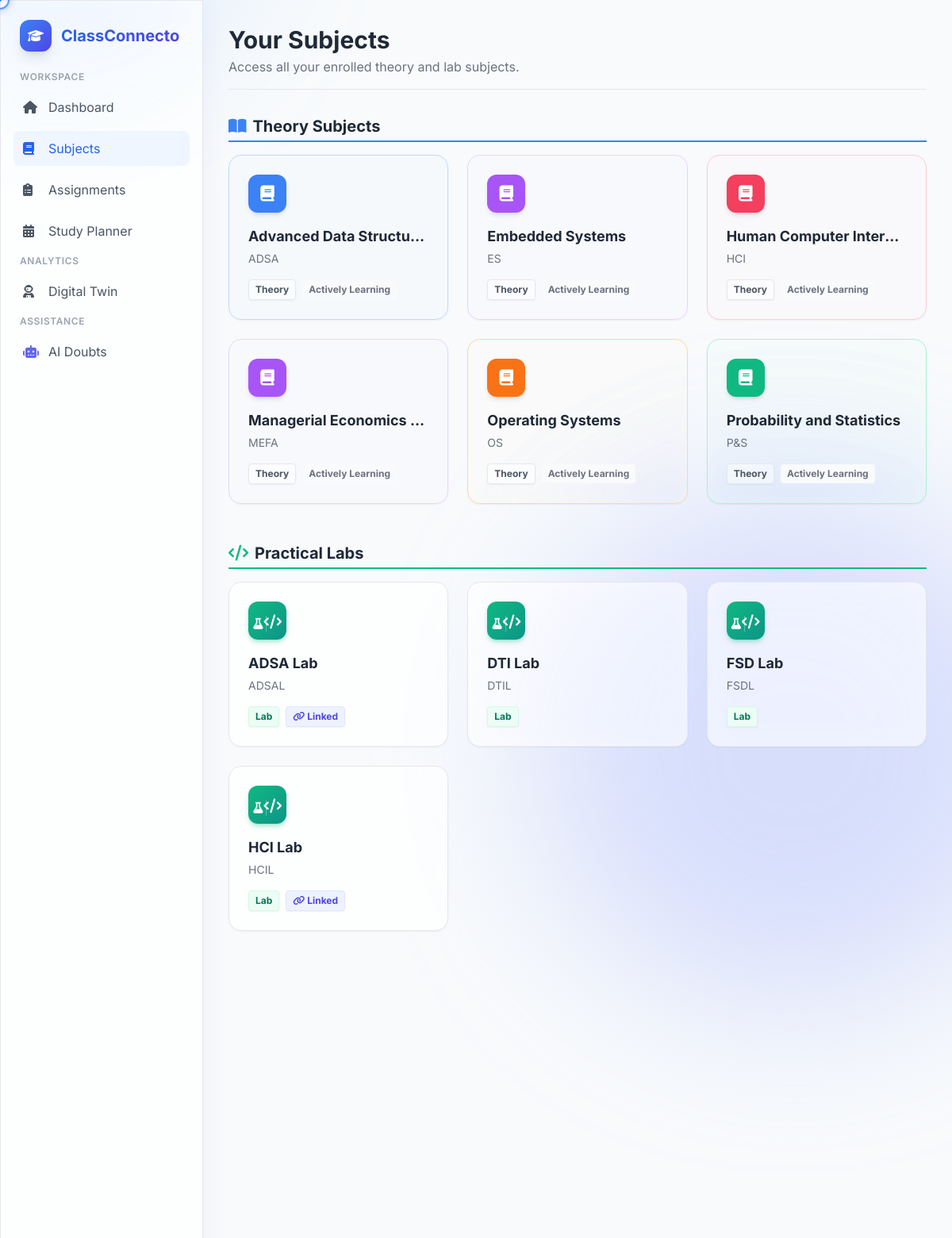
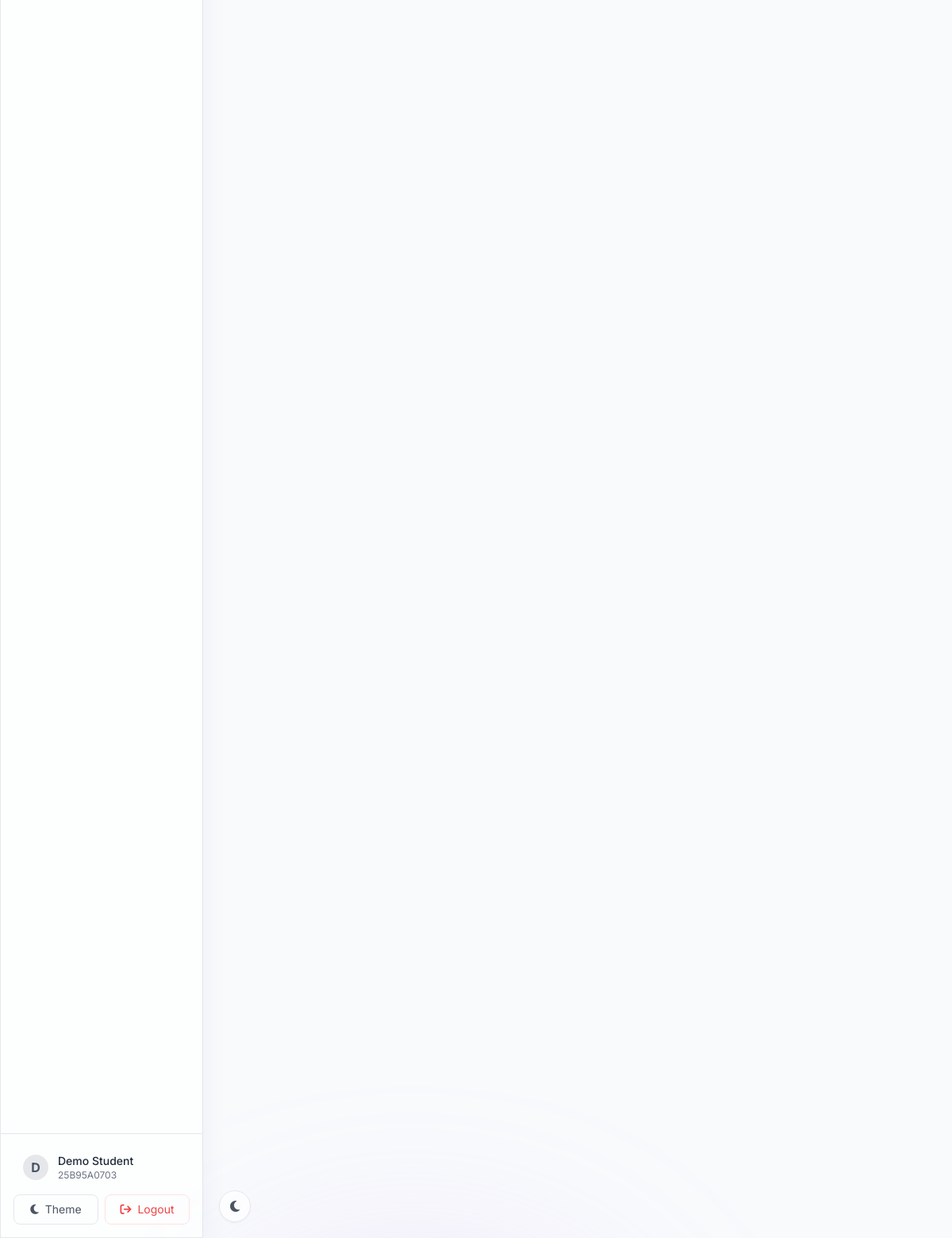
The app's page /subjects.php (signed in) with its own data (2 pictures, top to bottom).
### tables this page shows
CREATE TABLE `subjects` (
  `id` int(11) NOT NULL AUTO_INCREMENT,
  `name` varchar(100) NOT NULL,
  `code` varchar(20) NOT NULL,
  `type` enum('theory','lab') DEFAULT 'theory',
  `theory_subject_id` int(11) DEFAULT NULL,
  `created_at` timestamp NOT NULL DEFAULT current_timestamp(),
  PRIMARY KEY (`id`),
  KEY `theory_subject_id` (`theory_subject_id`),
  CONSTRAINT `subjects_ibfk_1` FOREIGN KEY (`theory_subject_id`) REFERENCES `subjects` (`id`) ON DELETE SET NULL
);

### subjects.php (the view, shortened to what this page needs)
<?php
require_once 'db/connection.php';
$stmt = $pdo->query("SELECT * FROM subjects WHERE type = 'theory' ORDER BY name ASC");
$theory_subjects = $stmt->fetchAll();
$stmt = $pdo->query("SELECT * FROM subjects WHERE type = 'lab' ORDER BY name ASC");
$lab_subjects = $stmt->fetchAll();
$colorMap = [
    ['icon' => 'bg-blue-500', 'border' => 'border-blue-200 dark:border-blue-900/50', 'text' => 'group-hover:text-blue-600 dark:group-hover:text-blue-400', 'ring' => 'bg-blue-50/20 dark:bg-blue-900/10'],
    ['icon' => 'bg-purple-500', 'border' => 'border-purple-200 dark:border-purple-900/50', 'text' => 'group-hover:text-purple-600 dark:group-hover:text-purple-400', 'ring' => 'bg-purple-50/20 dark:bg-purple-900/10'],
    ['icon' => 'bg-emerald-500', 'border' => 'border-emerald-200 dark:border-emerald-900/50', 'text' => 'group-hover:text-emerald-600 dark:group-hover:text-emerald-400', 'ring' => 'bg-emerald-50/20 dark:bg-emerald-900/10'],
    ['icon' => 'bg-orange-500', 'border' => 'border-orange-200 dark:border-orange-900/50', 'text' => 'group-hover:text-orange-600 dark:group-hover:text-orange-400', 'ring' => 'bg-orange-50/20 dark:bg-orange-900/10'],
    ['icon' => 'bg-rose-500', 'border' => 'border-rose-200 dark:border-rose-900/50', 'text' => 'group-hover:text-rose-600 dark:group-hover:text-rose-400', 'ring' => 'bg-rose-50/20 dark:bg-rose-900/10']
];
?>
<!DOCTYPE html>
<html lang="en">
<head>
    <script src="https://cdn.tailwindcss.com"></script>
    <link rel="stylesheet" href="assets/css/style.css">
    <link rel="stylesheet" href="https://cdnjs.cloudflare.com/ajax/libs/font-awesome/6.4.0/css/all.min.css">
</head>
<body class="flex transition-colors duration-300">
    <?php include 'components/background.php'; ?>
    <?php include 'components/sidebar.php'; ?>
    <main class="ml-64 flex-1 h-screen overflow-y-auto w-full p-8 relative z-10">
        <header class="mb-8 flex justify-between items-center border-b border-gray-200 dark:border-gray-700 pb-4">
            <div>
                <div class="flex items-center gap-3">
                    <h1 class="text-3xl font-bold text-gray-800 dark:text-white">Your Subjects</h1>
                </div>
                <p class="text-gray-500 dark:text-gray-400 mt-1">Access all your enrolled theory and lab subjects.</p>
            </div>
        </header>
        <h2 class="text-xl font-bold text-gray-800 dark:text-white mb-4 flex items-center gap-2 border-b-2 border-blue-500 inline-block pb-1"><i class="fa-solid fa-book-open text-blue-500"></i> Theory Subjects</h2>
        <div class="grid grid-cols-1 md:grid-cols-2 lg:grid-cols-3 xl:grid-cols-4 gap-6 mb-12">
            <?php foreach($theory_subjects as $sub):
                $c = $colorMap[$sub['id'] % count($colorMap)];
                $link = "subject.php?id={$sub['code']}";
            ?>
            <div class="relative group">
                <a href="<?= $link ?>" class="block glass p-6 rounded-2xl hover-lift shadow-sm h-full border <?= $c['border'] ?> <?= $c['ring'] ?>">
                    <div class="w-12 h-12 rounded-xl <?= $c['icon'] ?> text-white flex items-center justify-center text-xl mb-4 group-hover:scale-110 transition-transform shadow-md">
                        <i class="fa-solid fa-book"></i>
                    </div>
                    <h3 class="text-lg font-bold text-gray-800 dark:text-white <?= $c['text'] ?> transition-colors truncate" title="<?= htmlspecialchars($sub['name']) ?>"><?= htmlspecialchars($sub['name']) ?></h3>
                    <p class="text-sm text-gray-500 mt-1"><?= htmlspecialchars($sub['code']) ?></p>
                    <div class="mt-4 flex items-center gap-2">
                         <span class="bg-white/50 dark:bg-gray-800 text-gray-600 dark:text-gray-300 text-xs px-2 py-1 rounded font-bold border border-gray-200 dark:border-gray-700 shadow-sm">Theory</span>
                         <span class="bg-gray-50 dark:bg-gray-800/50 text-gray-500 text-xs px-2 py-1 rounded font-bold">Actively Learning</span>
                    </div>
                </a>
            </div>
            <?php endforeach; ?>
        </div>
        <h2 class="text-xl font-bold text-gray-800 dark:text-white mb-4 flex items-center gap-2 border-b-2 border-emerald-500 inline-block pb-1"><i class="fa-solid fa-code text-emerald-500"></i> Practical Labs</h2>
        <div class="grid grid-cols-1 md:grid-cols-2 lg:grid-cols-3 xl:grid-cols-4 gap-6">
            <?php foreach($lab_subjects as $sub):
                $link = "lab.php?id={$sub['code']}";
            ?>
            <div class="relative group">
                <a href="<?= $link ?>" class="block glass p-6 rounded-2xl hover-lift shadow-sm h-full border border-gray-200 dark:border-gray-700 hover:border-emerald-300 dark:hover:border-emerald-600">
                    <div class="w-12 h-12 rounded-xl bg-gradient-to-br from-emerald-500 to-teal-600 text-white flex items-center justify-center text-xl mb-4 group-hover:scale-110 transition-transform shadow-md shadow-emerald-500/30">
                        <i class="fa-solid fa-flask text-sm -mr-2 mt-2 border-r border-white/30 pr-1"></i><i class="fa-solid fa-code ml-1 mt-0.5 text-lg"></i>
                    </div>
                    <h3 class="text-lg font-bold text-gray-800 dark:text-white group-hover:text-emerald-600 dark:group-hover:text-emerald-400 transition-colors truncate" title="<?= htmlspecialchars($sub['name']) ?>"><?= htmlspecialchars($sub['name']) ?></h3>
                    <p class="text-sm text-gray-500 mt-1"><?= htmlspecialchars($sub['code']) ?></p>
                    <div class="mt-4 flex items-center gap-2">
                         <span class="bg-emerald-50 dark:bg-emerald-900/20 text-emerald-700 dark:text-emerald-400 text-xs px-2 py-1 rounded font-bold border border-emerald-100 dark:border-emerald-900/50 shadow-sm">Lab</span>
                         <?php if($sub['theory_subject_id']): ?>
                            <span class="bg-indigo-50 dark:bg-indigo-900/30 text-indigo-600 dark:text-indigo-400 text-xs px-2 py-1 rounded font-bold border border-indigo-100 dark:border-indigo-800/50 shadow-sm"><i class="fa-solid fa-link"></i> Linked</span>
                         <?php endif; ?>
                    </div>
                </a>
            </div>
            <?php endforeach; ?>
        </div>
        <br><br><br>
    </main>
    <button id="theme-toggle" class="fixed bottom-5 left-64 ml-5 w-10 h-10 rounded-full glass flex items-center justify-center text-gray-600 hover:text-blue-600 transition-colors z-50 shadow-sm border border-gray-200 dark:border-gray-700">
        <i class="fa-solid fa-moon"></i>
    </button>
</body>
</html>

### assets/css/style.css (style rules this page uses)
:root { --bg-light: #f8fafc; --bg-dark: #0f172a; --card-light: rgba(255, 255, 255, 0.7); --card-dark: rgba(30, 41, 59, 0.7); --border-light: rgba(255, 255, 255, 0.2); --border-dark: rgba(255, 255, 255, 0.05); }
body { font-family: 'Inter', sans-serif; background-color: var(--bg-light); color: #1e293b; transition: background-color 0.3s ease, color 0.3s ease; overflow-x: hidden; animation: fadeIn 0.6s ease-out forwards; }
*, *::before, *::after { cursor: none !important; }
.glass { background: var(--card-light); backdrop-filter: blur(12px); -webkit-backdrop-filter: blur(12px); border: 1px solid var(--border-light); box-shadow: 0 8px 32px 0 rgba(31, 38, 135, 0.05); }
.hover-lift { transition: transform 0.2s cubic-bezier(0.4, 0, 0.2, 1), box-shadow 0.2s cubic-bezier(0.4, 0, 0.2, 1); }
html { background-color: #f8fafc; }
body { background: transparent !important; }

### records on screen
subjects: name "Advanced Data Structu…", code "ADSA"
subjects: name "Embedded Systems", code "ES"
subjects: name "Human Computer Inter…", code "HCI"
subjects: name "Managerial Economics…", code "MEFA"
subjects: name "Operating Systems", code "OS"
subjects: name "Probability and Statistics", code "P&S"
subjects: name "ADSA Lab", code "ADSAL", shows "Linked"
subjects: name "DTI Lab", code "DTIL"
subjects: name "FSD Lab", code "FSDL"
subjects: name "HCI Lab", code "HCIL", shows "Linked"

### other values on screen
substr($_SESSION['full_name'] ?? 'U', 0, 1) "D"
$_SESSION['full_name'] "Demo Student"
$_SESSION['reg_number'] "25B95A0703"
